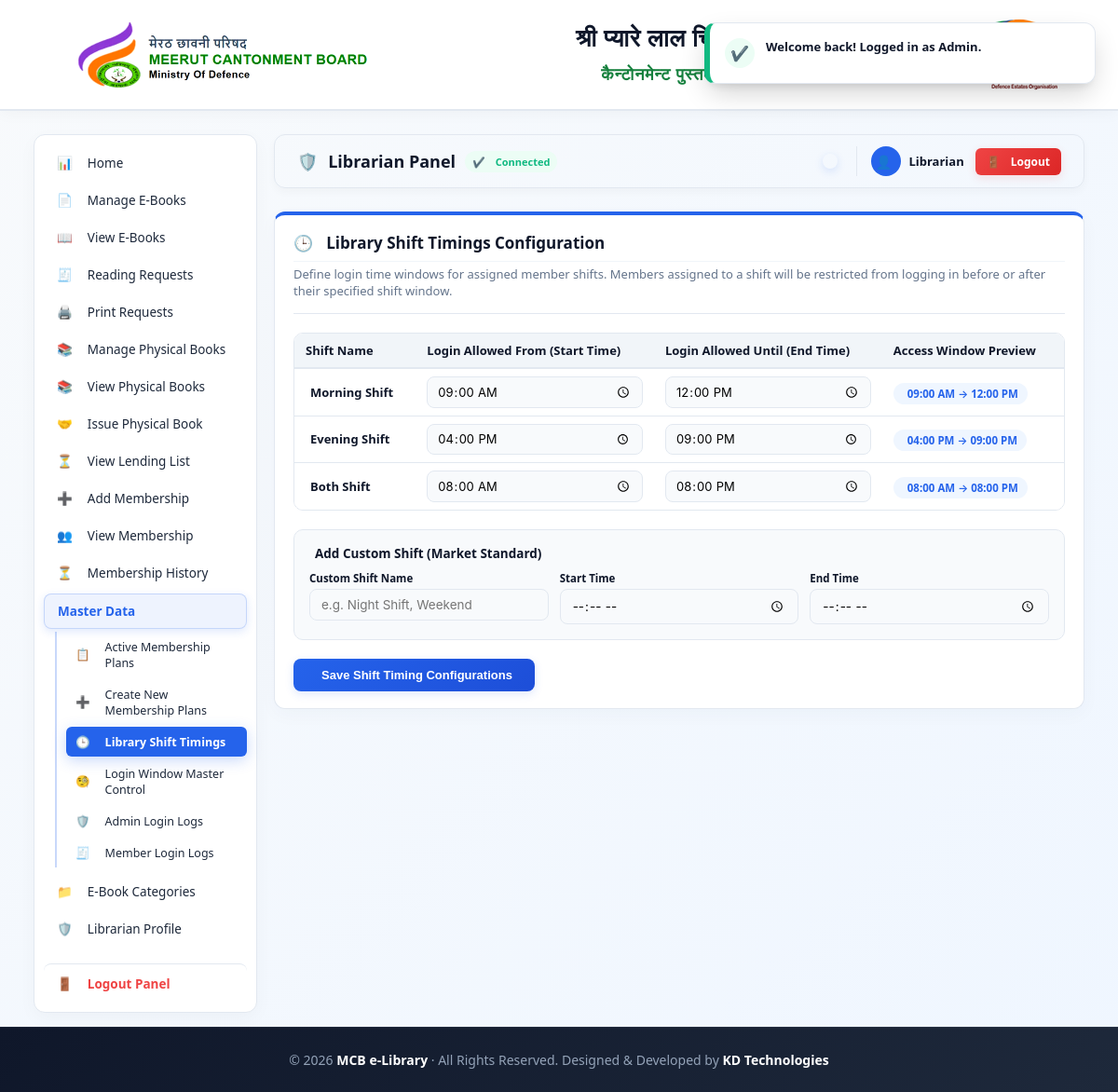
Page /?action=admin&tab=shift_timings (signed in) on the committed database.
### tables this page shows
CREATE TABLE `work_shifts` (
  `id` int(11) NOT NULL,
  `name` varchar(50) NOT NULL,
  `start_time` time NOT NULL,
  `end_time` time NOT NULL
);

### config.php (called while the page is built, shortened)
<?php
function e($v){ return htmlspecialchars((string)$v, ENT_QUOTES, 'UTF-8'); }
?>

### app/views/admin/shift_timings.php (the view, shortened to what this page needs)
<div class="card" style="border-top: 4px solid var(--primary);">
    <div style="margin-bottom:20px; border-bottom:1px solid var(--border-color); padding-bottom:15px;">
        <h3 style="margin:0; color:var(--navy-dark); display:flex; align-items:center; gap:8px;">
            <i class="fa-solid fa-clock" style="color:var(--primary);"></i> Library Shift Timings Configuration
        </h3>
        <p style="font-size:13px; color:var(--text-muted); margin:4px 0 0 0;">
            Define login time windows for assigned member shifts. Members assigned to a shift will be restricted from logging in before or after their specified shift window.
        </p>
    </div>
    <form method="post" action="?action=save_shift_times">
        <div class="table-responsive" style="margin-bottom:20px;">
            <table>
                <thead>
                    <tr>
                        <th>Shift Name</th>
                        <th>Login Allowed From (Start Time)</th>
                        <th>Login Allowed Until (End Time)</th>
                        <th>Access Window Preview</th>
                    </tr>
                </thead>
                <tbody>
                    <?php
                    $shiftsList = $db->query("SELECT * FROM work_shifts ORDER BY id ASC");
                    if ($shiftsList && $shiftsList->num_rows > 0):
                        while ($sf = $shiftsList->fetch_assoc()):
                            $sStart = date('h:i A', strtotime($sf['start_time']));
                            $sEnd = date('h:i A', strtotime($sf['end_time']));
                    ?>
                        <tr>
                            <td style="font-weight:700; color:var(--navy-dark);">
                                <i class="fa-solid fa-sun" style="color:var(--accent-orange); margin-right:5px;"></i> <?= e($sf['name']) ?> Shift
                            </td>
                            <td>
                                <input type="time" name="start_time[]" value="<?= e($sf['start_time']) ?>" required style="margin:0; padding:6px 10px; font-size:13px;">
                            </td>
                            <td>
                                <input type="time" name="end_time[]" value="<?= e($sf['end_time']) ?>" required style="margin:0; padding:6px 10px; font-size:13px;">
                            </td>
                            <td>
                                <span class="badge badge-blue" style="font-size:11.5px; padding:4px 10px;">
                                    <i class="fa-solid fa-business-time"></i> <?= $sStart ?> &rarr; <?= $sEnd ?>
                                </span>
                            </td>
                        </tr>
                    <?php
                        endwhile;
                    endif;
                    ?>
                </tbody>
            </table>
        </div>
        <div style="background:var(--bg-slate); padding:16px; border-radius:10px; border:1px solid var(--border-color); margin-bottom:20px;">
            <h4 style="margin:0 0 10px 0; font-size:13.5px; color:var(--navy-dark); display:flex; align-items:center; gap:6px;">
                <i class="fa-solid fa-plus-circle" style="color:var(--primary);"></i> Add Custom Shift (Market Standard)
            </h4>
            <div style="display:grid; grid-template-columns: 1fr 1fr 1fr; gap:12px;">
                <div>
                    <label style="font-size:11.5px; font-weight:600; margin-bottom:4px; display:block;">Custom Shift Name</label>
                    <input name="custom_shift_name" placeholder="e.g. Night Shift, Weekend" style="margin:0;">
                </div>
                <div>
                    <label style="font-size:11.5px; font-weight:600; margin-bottom:4px; display:block;">Start Time</label>
                    <input type="time" name="custom_start_time" style="margin:0;">
                </div>
                <div>
                    <label style="font-size:11.5px; font-weight:600; margin-bottom:4px; display:block;">End Time</label>
                    <input type="time" name="custom_end_time" style="margin:0;">
                </div>
            </div>
        </div>
        <button type="submit" class="btn" style="padding:10px 24px; font-weight:600;"><i class="fa-solid fa-floppy-disk"></i> Save Shift Timing Configurations</button>
    </form>
</div>

### app/views/layout/header.php (style rules this page uses)
:root { --primary: #2563eb; --primary-hover: #1d4ed8; --bg-slate: #f8fafc; --bg-card: #ffffff; --navy-dark: #0f172a; --navy-light: #1e293b; --text-dark: #1e293b; --text-muted: #64748b; --border-color: #e2e8f0; --accent-green: #10b981; --accent-red: #ef4444; --accent-orange: #f59e0b; }
* { box-sizing: border-box; transition: all 0.2s ease-in-out; }
body { margin: 0; font-family: system-ui, -apple-system, "Segoe UI", Roboto, Helvetica, Arial, sans-serif; background: linear-gradient(135deg, #f8fafc, #eff6ff); color: var(--text-dark); min-height: 100vh; display: flex; flex-direction: column; }
h1, h2, h3, h4, strong { font-family: system-ui, -apple-system, "Segoe UI", Roboto, Helvetica, Arial, sans-serif; color: var(--navy-dark); }
.card { background: var(--bg-card); padding: 18px 20px; border-radius: 12px; border: 1px solid var(--border-color); box-shadow: 0 6px 20px rgba(22, 52, 91, 0.03); margin-bottom: 16px; position: relative; overflow: hidden; }
.card::before { content: ''; position: absolute; top: 0; left: 0; width: 100%; height: 4px; background: linear-gradient(90deg, var(--primary), #60a5fa); opacity: 0; }
.card h3 { margin-top: 0; font-size: 17px; font-weight: 600; border-bottom: 1px solid #f1f5f9; padding-bottom: 8px; margin-bottom: 14px; display: flex; align-items: center; gap: 8px; }
label { display: block; margin-bottom: 4px; font-weight: 600; font-size: 13px; color: var(--navy-dark); }
input, select, textarea { width: 100%; padding: 8px 12px; margin: 4px 0 12px 0; border: 1px solid var(--border-color); border-radius: 8px; background-color: #f8fafc; font-family: 'Inter', sans-serif; font-size: 13.5px; }
button, .btn { background: linear-gradient(135deg, var(--primary), var(--primary-hover)); color: white; border: 0; padding: 8px 18px; border-radius: 8px; font-weight: 600; cursor: pointer; text-decoration: none; display: inline-flex; align-items: center; justify-content: center; gap: 6px; font-size: 13px; box-shadow: 0 3px 10px rgba(37, 99, 235, 0.15); }
.table-responsive { overflow-x: auto; border-radius: 10px; border: 1px solid var(--border-color); margin-top: 10px; }
table { width: 100%; border-collapse: collapse; font-size: 13px; background: #ffffff; }
th { background: #f1f5f9; color: var(--navy-dark); font-weight: 600; padding: 9px 12px; text-align: left; border-bottom: 2px solid var(--border-color); }
td { padding: 8px 12px; border-bottom: 1px solid var(--border-color); color: var(--text-dark); }
tr:last-child td { border-bottom: none; }
.badge { display: inline-flex; align-items: center; padding: 5px 12px; border-radius: 30px; font-size: 12px; font-weight: 600; gap: 5px; }
.badge-blue { background: #eff6ff; color: var(--primary); }

### rows in the picture
work_shifts: name "Morning", start_time "09:00:00", end_time "12:00:00"
work_shifts: name "Evening", start_time "16:00:00", end_time "21:00:00"
work_shifts: name "Both", start_time "08:00:00", end_time "20:00:00"

### other values in the picture
$_SESSION['admin_user'] "Librarian"
